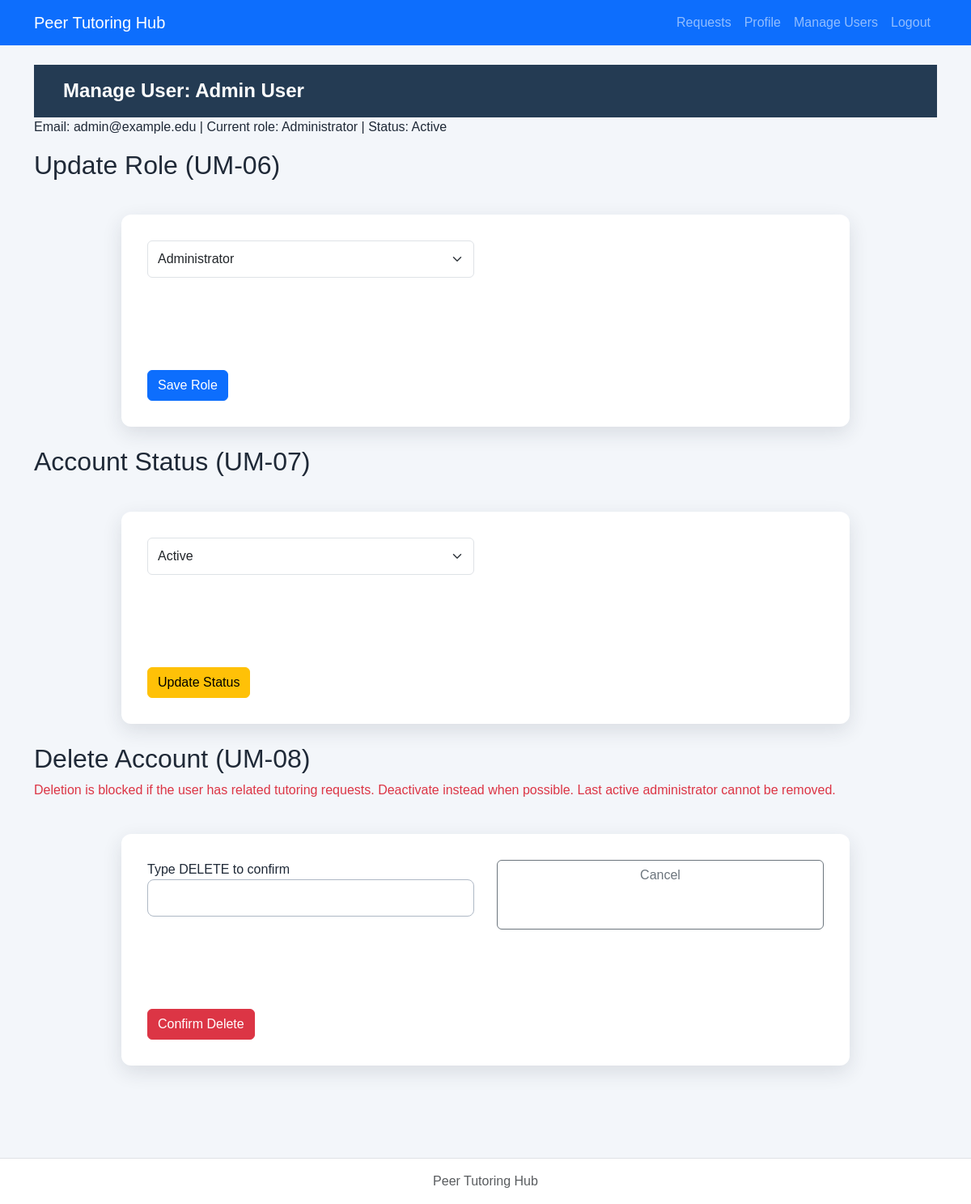
/lab7/php/admin-manage-user.php?id=3 (signed in), run on the app's committed database.
### tables this page shows
CREATE TABLE users (
    user_id INTEGER PRIMARY KEY,
    full_name TEXT NOT NULL,
    email TEXT UNIQUE NOT NULL,
    password_hash TEXT NOT NULL,
    role TEXT NOT NULL CHECK(role IN ('Student', 'Tutor', 'Administrator')),
    status TEXT NOT NULL DEFAULT 'Active' CHECK(status IN ('Active', 'Inactive')),
    created_at TEXT NOT NULL DEFAULT CURRENT_TIMESTAMP
);

### lab7/repositories/userPDO.php (called while the page is built, shortened)
<?php
function findUserById(PDO $pdo, int $id): ?array {
    $stmt = $pdo->prepare('SELECT * FROM users WHERE user_id = ?');
    $stmt->execute([$id]);
    $row = $stmt->fetch();
    return $row ?: null;
}

### lab7/includes/auth.php (called while the page is built, shortened)
<?php
function escapeHtml(string $s): string {
    return htmlspecialchars($s, ENT_QUOTES | ENT_SUBSTITUTE, 'UTF-8');
}

### lab7/php/admin-manage-user.php (the view, shortened to what this page needs)
<?php
require_once __DIR__ . '/../includes/auth.php';
$pdo = openDatabase();
$id = (int)($_GET['id'] ?? $_POST['user_id'] ?? 0);
$target = findUserById($pdo, $id);
require __DIR__ . '/../includes/header.php';
require __DIR__ . '/../includes/nav.php';
?>
<main class="container py-4">
    <h1>Manage User: <?= escapeHtml($target['full_name']) ?></h1>
    <p>Email: <?= escapeHtml($target['email']) ?> | Current role: <?= escapeHtml($target['role']) ?> | Status: <?= escapeHtml($target['status']) ?></p>
    <h2>Update Role (UM-06)</h2>
    <form method="post" class="mb-4">
        <div class="mb-3">
            <select name="role" class="form-select">
                <?php foreach (['Student', 'Tutor', 'Administrator'] as $r): ?>
                    <option value="<?= escapeHtml($r) ?>" <?= $target['role'] === $r ? 'selected' : '' ?>><?= escapeHtml($r) ?></option>
                <?php endforeach; ?>
            </select>
        </div>
        <button class="btn btn-primary">Save Role</button>
    </form>
    <h2>Account Status (UM-07)</h2>
    <form method="post" class="mb-4">
        <div class="mb-3">
            <select name="status" class="form-select">
                <option value="Active" <?= $target['status'] === 'Active' ? 'selected' : '' ?>>Active</option>
            </select>
        </div>
        <button class="btn btn-warning">Update Status</button>
    </form>
    <h2>Delete Account (UM-08)</h2>
    <p class="text-danger">Deletion is blocked if the user has related tutoring requests. Deactivate instead when possible. Last active administrator cannot be removed.</p>
    <form method="post">
        <div class="mb-3">
            <label>Type DELETE to confirm</label>
            <input type="text" name="confirm" class="form-control" required>
        </div>
        <button class="btn btn-danger">Confirm Delete</button>
        <a href="admin-users.php" class="btn btn-outline-secondary">Cancel</a>
    </form>
</main>
<?php require __DIR__ . '/../includes/footer.php'; ?>

### lab7/css/styles.css (style rules this page uses)
* { box-sizing: border-box; }
body { margin: 0; min-height: 100vh; font-family: Arial, Helvetica, sans-serif; color: #1f2937; background-color: #f3f6fa; }
.btn-danger { background-color: #dc3545; border-color: #dc3545; }
h1 { margin: 0; padding: 18px 36px; color: #ffffff; font-size: 24px; font-weight: 700; background-color: #243b53; }
main form { max-width: 900px; margin: 42px auto; padding: 32px; display: grid; grid-template-columns: 1fr 1fr; gap: 18px 28px; background-color: #ffffff; border-radius: 12px; box-shadow: 0 8px 24px rgba(31, 41, 55, 0.12); }
main form input:not([type="checkbox"]):not([type="radio"]), main form select, main form textarea { width: 100%; min-height: 46px; padding: 10px 14px; color: #374151; font: inherit; background-color: #ffffff; border: 1px solid #aeb8c5; border-radius: 8px; }
main form button { grid-column: 1 / -1; grid-row: 6; justify-self: start; margin-top: 8px; padding: 13px 26px; color: #ffffff; font-size: 16px; font-weight: 700; background-color: #d60000; border: 0; border-radius: 8px; cursor: pointer; }

### data on the page
users: full_name "Admin User", email "admin@example.edu", role "Administrator", status "Active"

### other printed values
form field role "Administrator"
